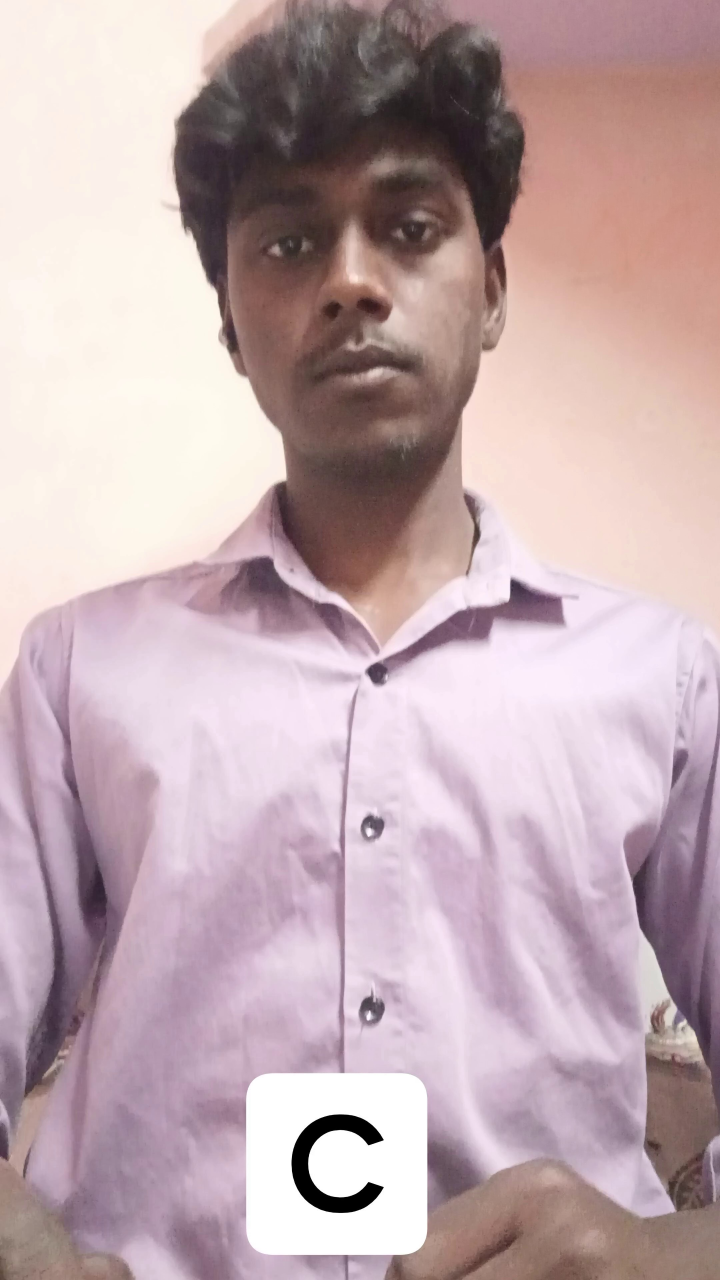
#> input picture tmp_video_frames/letter_c_1.jpg, 2160 x 3840 px, given in place of  Understanding the Indian sign language manual alphabet..mp4, which was not available (shown at 1/3 size)
$ python extract_alphabet_module_clips.py
#> lines starting #> are read from the running program, lines starting #| are printed output that depends on the picture; after the words box and inside, x2 and y2 are one past the last pixel; in counts of white or black regions, pixels touching at a corner belong together; pictures that were not available may be replaced by others from this repository, and a replacement may not be noted
#> in collect_detections, frame is the input picture: shape (3840, 2160, 3); mean B, G, R 174.5, 169.9, 192.7
import argparse
import re
import subprocess
from collections import defaultdict
from pathlib import Path

import cv2
import pytesseract
from PIL import Image


ROOT = Path(__file__).resolve().parents[2]
DEFAULT_VIDEO = Path(
    r"C:\Users\harsh\Downloads\Video\Module 2 .1 Understanding the Indian sign language manual alphabet..mp4"
)
DEFAULT_OUTPUT = ROOT / "datasets" / "authorized_videos" / "alphabet"
TESSERACT_PATH = Path(r"C:\Program Files\Tesseract-OCR\tesseract.exe")


def parse_args():
    parser = argparse.ArgumentParser(
        description="Extract alphabet clips from a long labeled ISL alphabet teaching video."
    )
    parser.add_argument("--video", type=Path, default=DEFAULT_VIDEO)
    parser.add_argument("--output-dir", type=Path, default=DEFAULT_OUTPUT)
    parser.add_argument("--sample-every", type=int, default=5)
    parser.add_argument("--min-duration", type=float, default=0.7)
    parser.add_argument("--pad-seconds", type=float, default=0.25)
    return parser.parse_args()


def ocr_letter(frame):
    height, width = frame.shape[:2]
#> height = 3840; width = 2160
    crop = frame[int(height * 0.15):int(height * 0.75), 0:int(width * 0.45)]
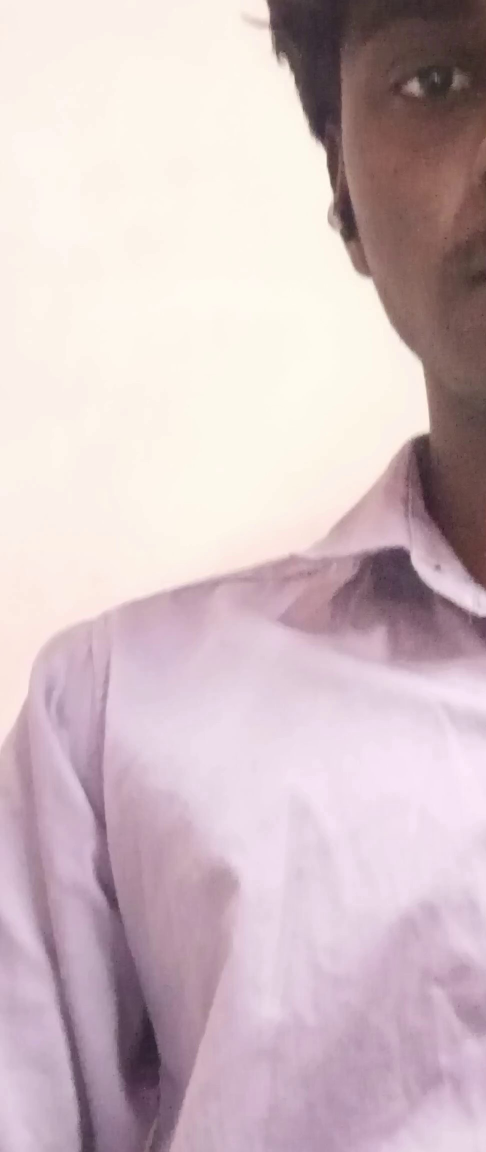
#> crop: shape (2304, 972, 3) (shown at 1/2 size); mean B, G, R 194.6, 189.9, 209
    crop = cv2.resize(crop, None, fx=4, fy=4, interpolation=cv2.INTER_CUBIC)
    gray = cv2.cvtColor(crop, cv2.COLOR_BGR2GRAY)
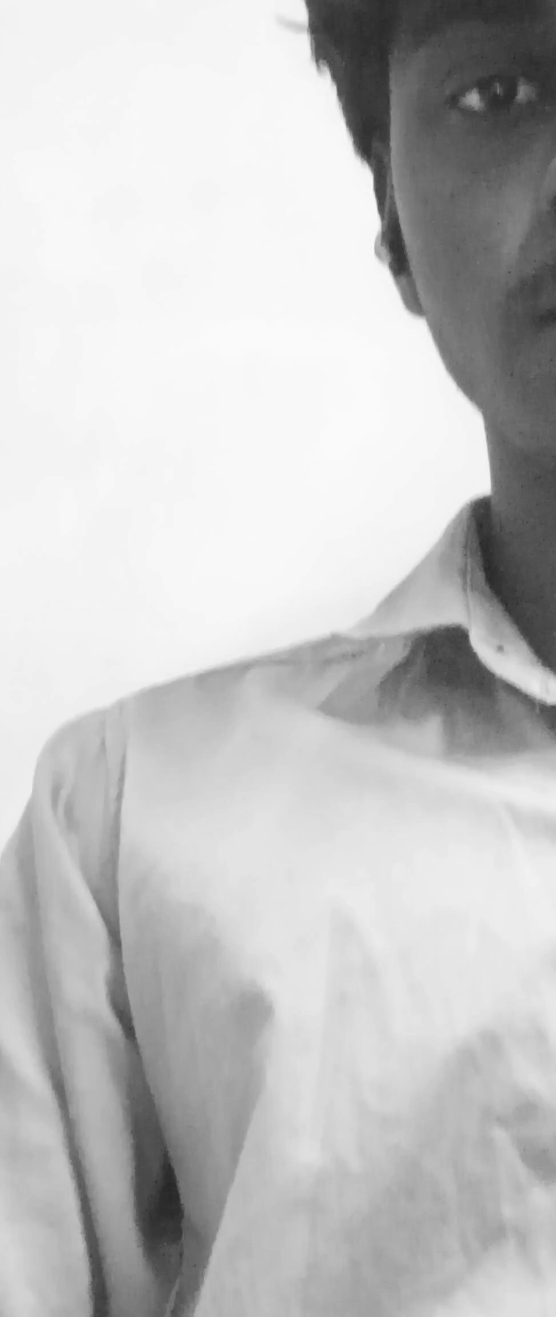
#> gray: shape (9216, 3888) (shown at 1/7 size); min 30, max 251, mean 196.2
    _, thresh = cv2.threshold(gray, 180, 255, cv2.THRESH_BINARY_INV)
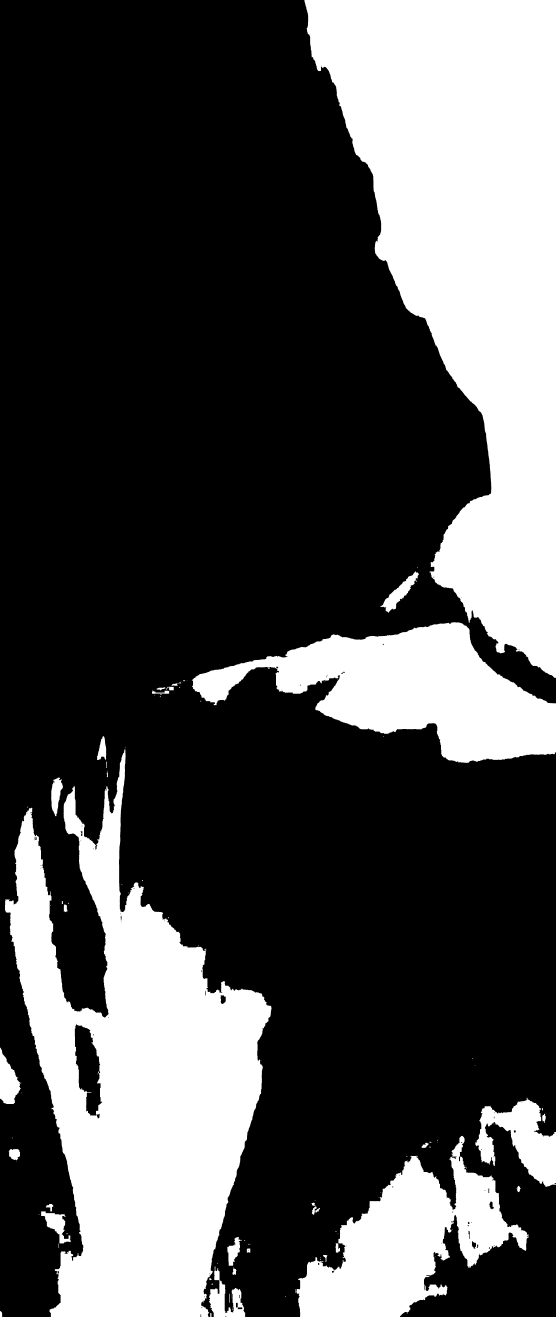
#> thresh: shape (9216, 3888) (shown at 1/7 size); 30% white; 137 white regions (63 under 20 px), largest, box (x1, y1, x2, y2) and area: (2131, 0, 3888, 4745) 4640541, (35, 5244, 1901, 9216) 3647636, (1343, 4356, 3888, 5340) 1218645
    image = Image.fromarray(thresh)
    config = "--psm 10 -c tessedit_char_whitelist=ABCDEFGHIJKLMNOPQRSTUVWXYZ"
    text = pytesseract.image_to_string(image, config=config).strip().upper()
    text = re.sub(r"[^A-Z]", "", text)
    return text[:1] if len(text) == 1 else None


def collect_detections(video_path: Path, sample_every: int):
    capture = cv2.VideoCapture(str(video_path))
    if not capture.isOpened():
        raise RuntimeError(f"Could not open video: {video_path}")

    fps = capture.get(cv2.CAP_PROP_FPS) or 30.0
    frame_count = int(capture.get(cv2.CAP_PROP_FRAME_COUNT) or 0)
    detections = []

    frame_index = 0
    while True:
        ok, frame = capture.read()
        if not ok:
            break

        if frame_index % sample_every == 0:
            label = ocr_letter(frame)
            if label:
                detections.append(
                    {
                        "frame_index": frame_index,
                        "time_seconds": frame_index / fps,
                        "label": label,
                    }
                )
        frame_index += 1

    capture.release()
    return detections, fps, frame_count


# [66 lines left out: functions consolidate_segments, export_segments, not called in this run]


def main():
    args = parse_args()
    pytesseract.pytesseract.tesseract_cmd = str(TESSERACT_PATH)

    detections, _, _ = collect_detections(args.video, args.sample_every)
    segments = consolidate_segments(detections, args.min_duration)
    written = export_segments(args.video, segments, args.output_dir, args.pad_seconds)

    print(
        {
            "detections": len(detections),
            "segments": len(segments),
            "written": len(written),
            "sample": written[:10],
        }
    )


if __name__ == "__main__":
    main()
#> (the call stopped at in ocr_letter, `text = pytesseract.image_to_string(image, config=config).strip().upper()`: pytesseract is not available in this run)

$ run again, on tmp_video_frames/letter_c_2.jpg
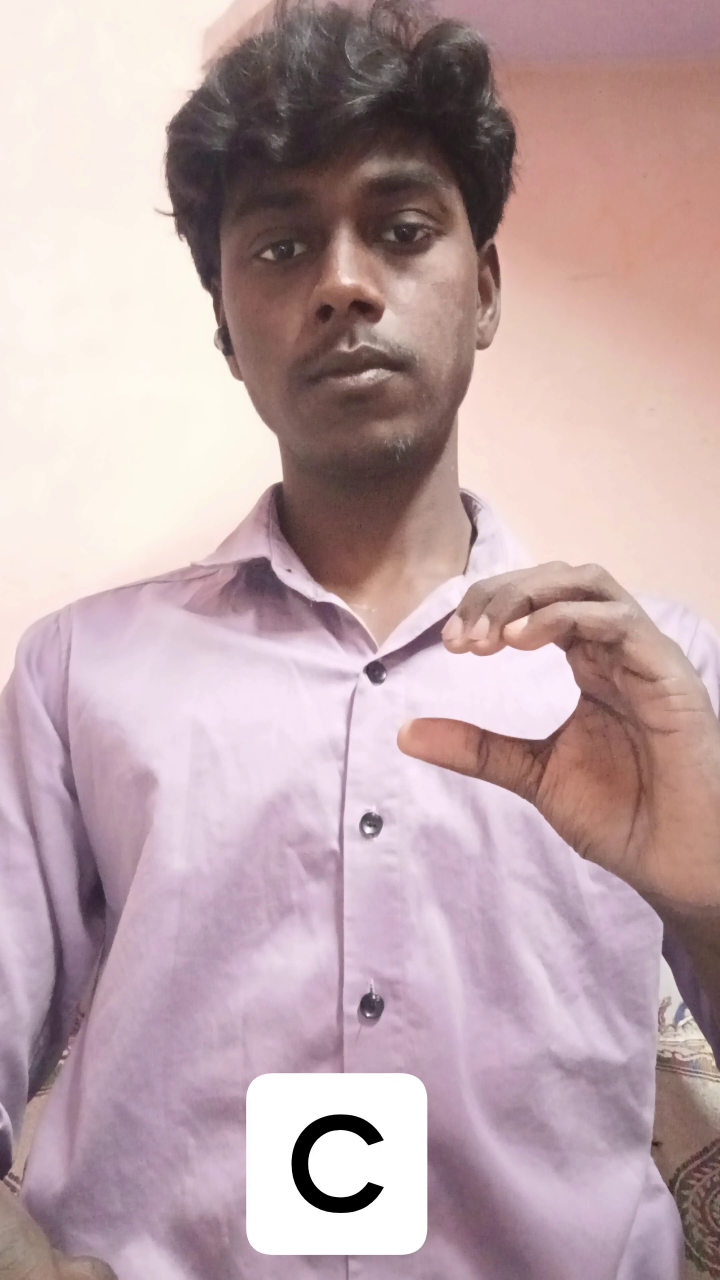
#> input picture tmp_video_frames/letter_c_2.jpg, 2160 x 3840 px, given in place of  Understanding the Indian sign language manual alphabet..mp4, which was not available (shown at 1/3 size)
#> in collect_detections, frame is the input picture: shape (3840, 2160, 3); mean B, G, R 169.3, 165.5, 189.8
#> in ocr_letter, `gray = cv2.cvtColor(crop, cv2.COLOR_BGR2GRAY)`:
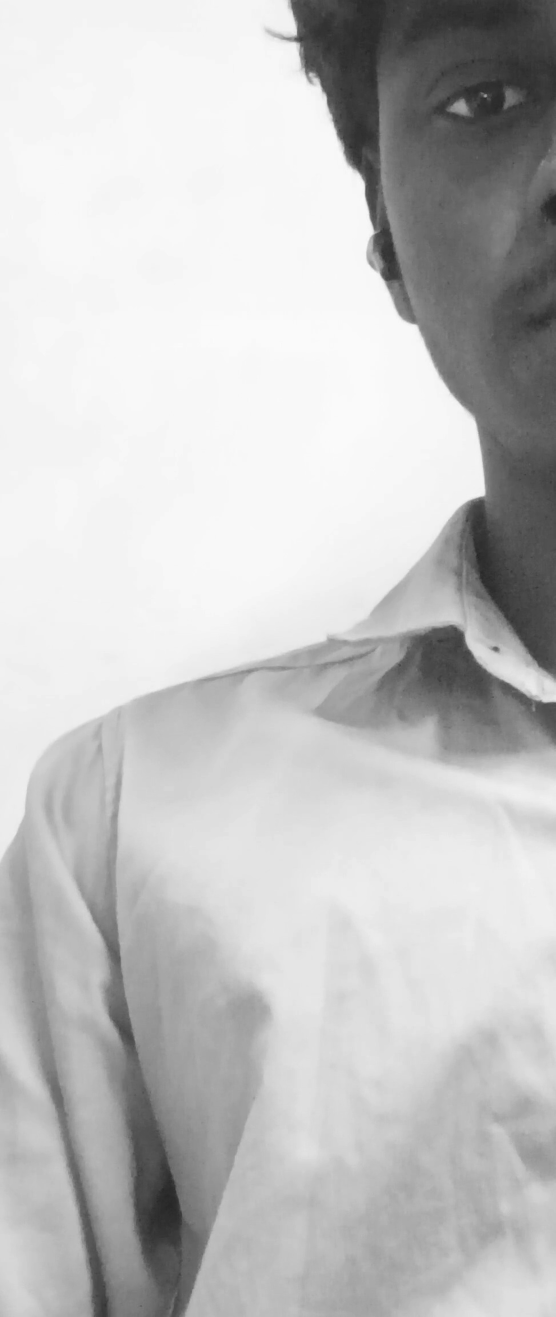
#> gray: shape (9216, 3888) (shown at 1/7 size); min 34, max 251, mean 195.3
#> in ocr_letter, `_, thresh = cv2.threshold(gray, 180, 255, cv2.THRESH_BINARY_INV)`:
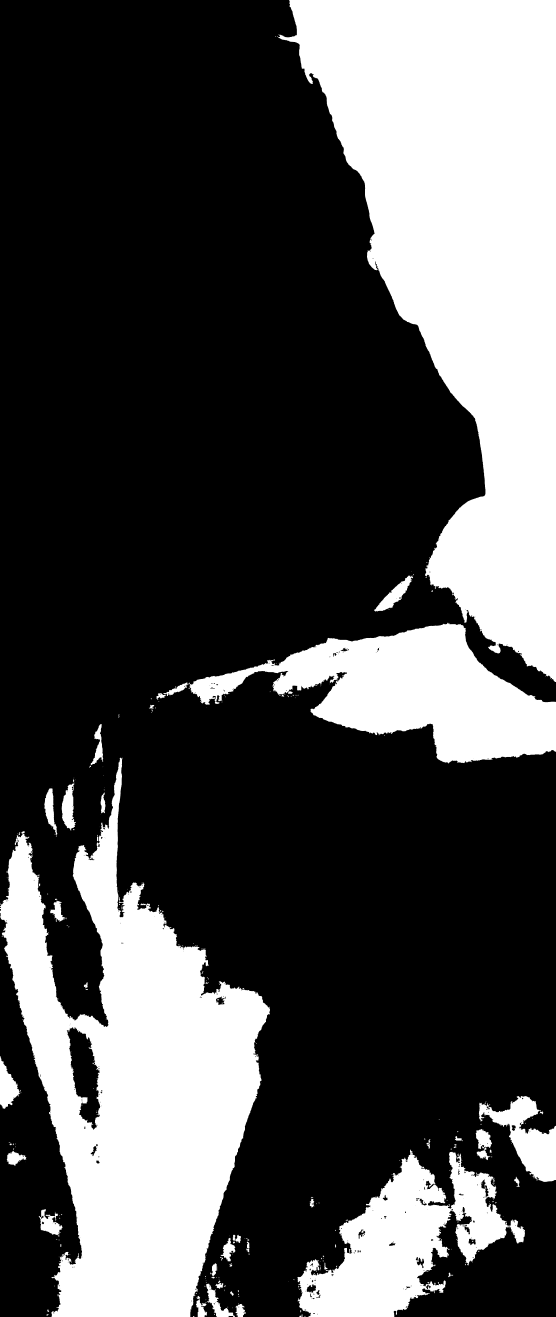
#> thresh: shape (9216, 3888) (shown at 1/7 size); 30.2% white; 386 white regions (185 under 20 px), largest, box (x1, y1, x2, y2) and area: (1946, 0, 3888, 4774) 4951242, (0, 5303, 1890, 9216) 3512447, (1320, 4359, 3888, 5344) 1184645
